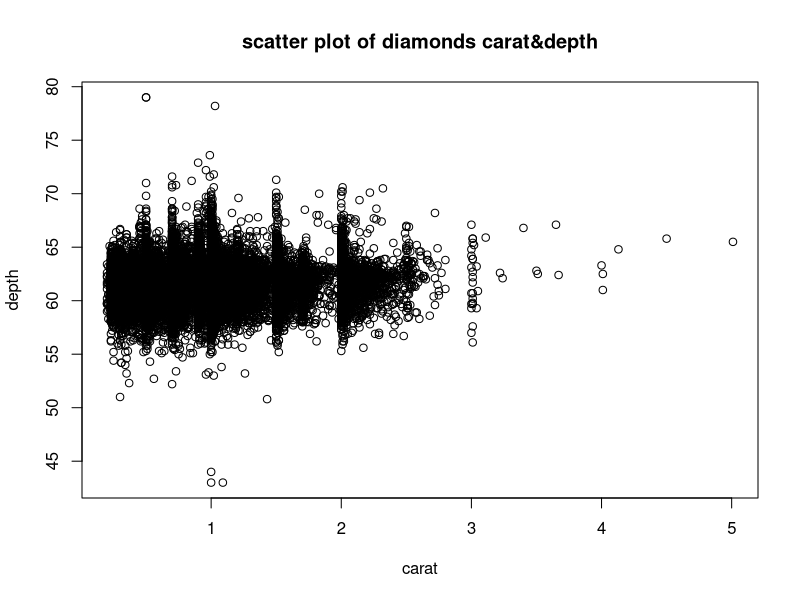
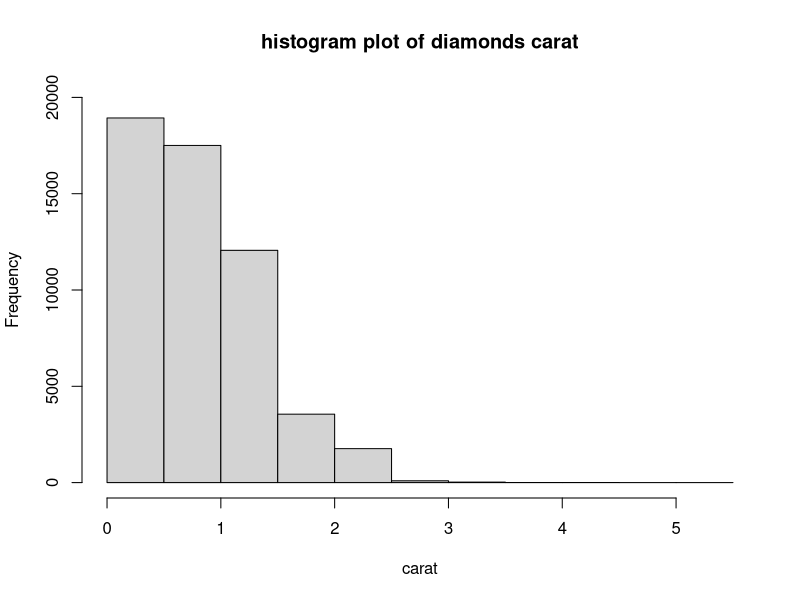
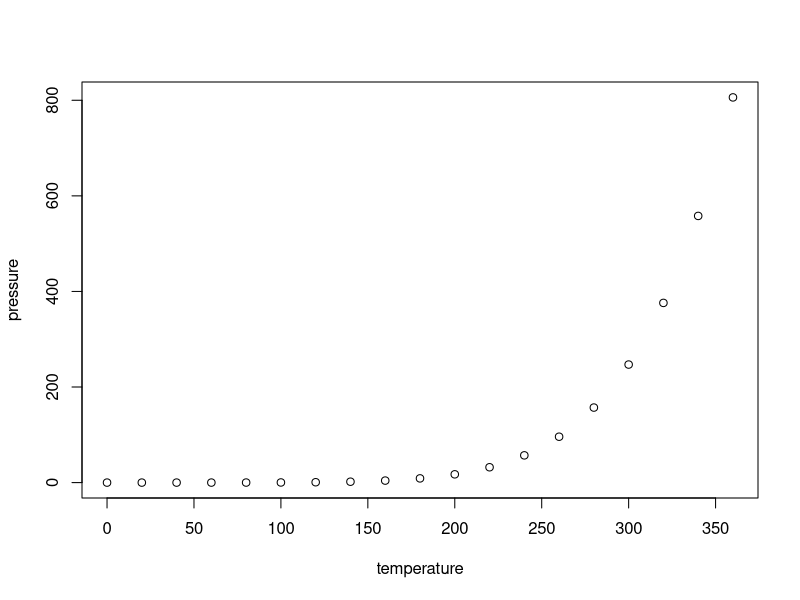

The R source for these figures, in order:
## ---- chunk 1
library(ggplot2)
data(diamonds)
plot(x=diamonds$carat,y=diamonds$depth,
     main = "scatter plot of diamonds carat&depth",
     ylab = "depth",xlab = "carat")
hist(x=diamonds$carat, xlab = "carat", 
     main = "histogram plot of diamonds carat", 
     ylim = c(0,20000))
## ---- chunk 2
plot(pressure)
